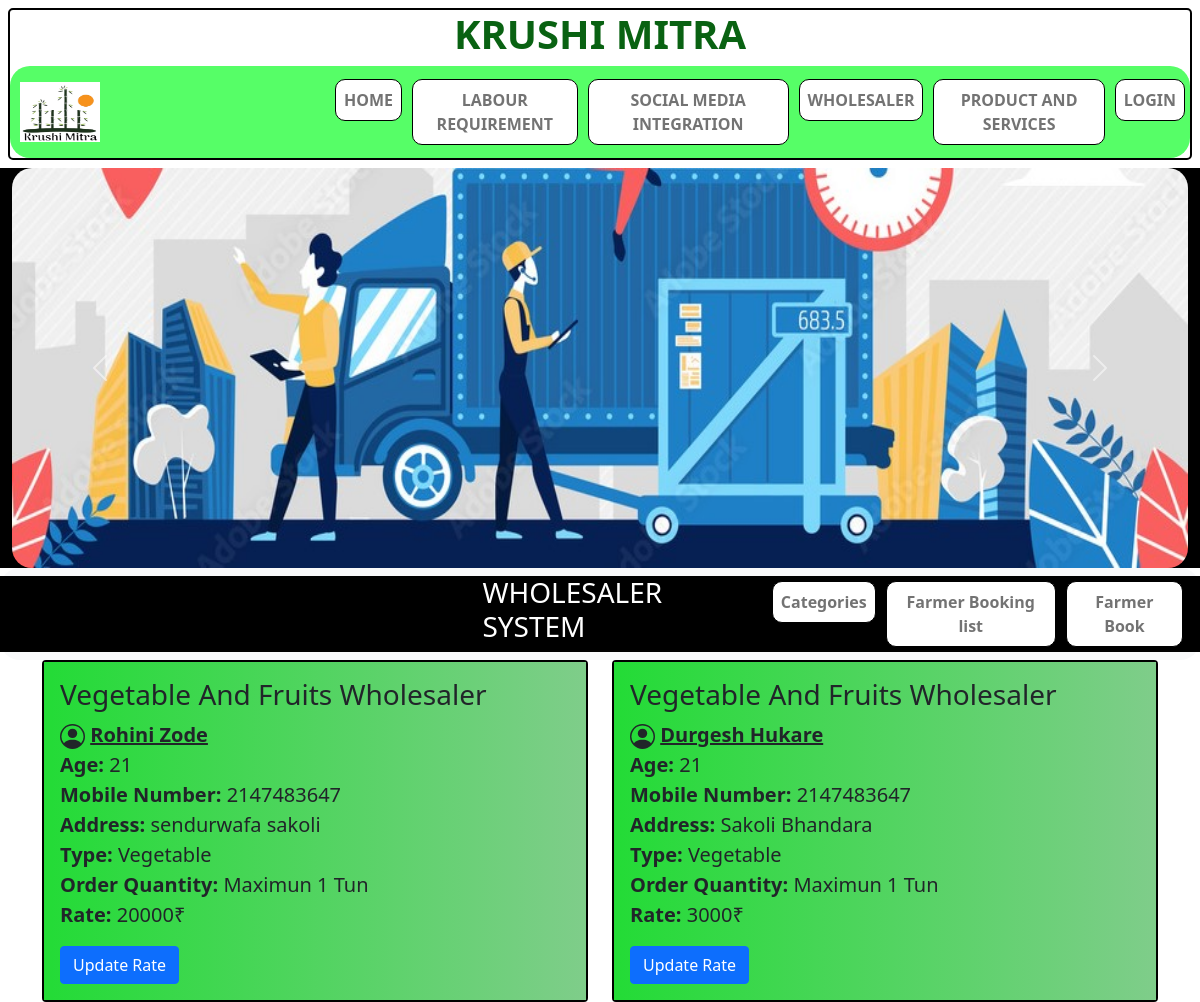
The app's page /vegetable.php with its own data.
### tables this page shows
CREATE TABLE `wholesalerregistration` (
  `id` int(11) NOT NULL,
  `name` varchar(100) NOT NULL,
  `age` int(11) NOT NULL,
  `mobileNumber` int(11) NOT NULL,
  `address` varchar(100) NOT NULL,
  `type` varchar(222) NOT NULL,
  `quantity` varchar(111) NOT NULL,
  `rate` int(11) NOT NULL,
  `username` varchar(100) NOT NULL,
  `password` varchar(100) NOT NULL
);

### vegetable.php (the view, shortened to what this page needs)
<!DOCTYPE html>
<html lang="en">
<head>
    <link rel="stylesheet" href="css/bootstrap.css">
    <link rel="stylesheet" href="css/vegetable.css">
</head>
<body>
    <div class="container-fluid-lg m-2">
        <h1 class="heading">KRUSHI MITRA</h1>
        <div class="row">
            <div class="col">
                <nav class="navbar navbar-expand-lg navbar-light">
                    <a href="" class="navabr-brand ">
                        <img src="images/logo.png" class="d-inline-block align-top img" alt="Logo not found">
                    </a>
                    <div class="collapse navbar-collapse" id="mynavbar">
                        <ul class="navbar-nav">
                            <li class="nav-item">
                                <a class="nav-link" href="index.php">HOME</a>
                            </li>
                            <li class="nav-item">
                                <a class="nav-link" href="Labour_Feature.php">LABOUR REQUIREMENT</a>
                            </li>
                            <li class="nav-item">
                                <a class="nav-link" href="social_media.php">SOCIAL MEDIA INTEGRATION</a>
                            </li>
                            <li class="nav-item">
                                <a class="nav-link" href="wholesaler.php">WHOLESALER</a>
                            </li>
                            <li class="nav-item">
                                <a class="nav-link" href="product.php">PRODUCT AND SERVICES</a>
                            </li>
                            <li class="nav-item">
                                <a class="nav-link" href="login.php">LOGIN</a>
                            </li>
                        </ul>
                    </div>
                </nav>
            </div>
        </div>
    </div>
    <div class="container-fluid">
        <div class="row py3">
            <div class="col">
                <div class="carousel slide" id="myCarousel" data-ride="carousel">
                    <div class="carousel-inner">
                        <div class="carousel-item active " data-interval="2000">
                            <img src="images/wholeimages/wholesaler2.jpg" alt="slide" class="d-block">
                        </div>
                    </div>
                    <a href="#myCarousel" class="carousel-control-prev" data-slide="prev">
                        <span class="carousel-control-prev-icon"></span>
                    </a>
                    <a href="#myCarousel" class="carousel-control-next" data-slide="next">
                        <span class="carousel-control-next-icon"></span>
                    </a>
                </div>
            </div>
        </div>
    </div>
    <nav class="navbar navbar-expand-lg navbar-light bg-light">
        <div class="container-fluid">
            <h3 class="wholeHed">WHOLESALER SYSTEM</h3>
            <div class="collapse navbar-collapse" id="wholesalernav">
                <ul class="navbar-nav ms-auto mb-2 mb-lg-0">
                    <li class="nav-item">
                        <a class="nav-link" aria-current="page" href="wholesaler.php">Categories</a>
                    </li>
                    <li class="nav-item">
                        <a class="nav-link" href="w_vegetable.php">Farmer Booking list</a>
                    </li>
                    <li class="nav-item">
                        <a class="nav-link" href="loginsecure.php">Farmer Book</a>
                    </li>
                </ul>
            </div>
        </div>
    </nav>
    <?php
    include "database/dbconnect.php";
    $sql2 = "SELECT name, age, mobileNumber, address, type, quantity, rate FROM wholesalerregistration WHERE type = 'Vegetable'";
    $result2 = mysqli_query($con, $sql2);
    ?>
    <div class="container">
        <div class="row">
            <?php
            while ($row = mysqli_fetch_assoc($result2)) {
            ?>
                <div class="col-md-6">
                    <div class="card">
                        <div class="card-body">
                            <h3>Vegetable And Fruits Wholesaler</h5>
                                <p class="card-text" style="font-size: 20px;">
                                    <b> <u> <?php echo $row['name']; ?> </u></b> <br>
                                    <b>Age:</b> <?php echo $row['age']; ?><br>
                                    <b>Mobile Number:</b> <?php echo $row['mobileNumber']; ?><br>
                                    <b>Address:</b> <?php echo $row['address']; ?><br>
                                    <b>Type:</b> <?php echo $row['type']; ?><br>
                                    <b>Order Quantity:</b> <?php echo $row['quantity']; ?><br>
                                    <b>Rate:</b> <?php echo $row['rate']; ?>₹<br>
                                </p>
                                <a href="#" class="btn btn-primary">Update Rate</a>
                        </div>
                    </div>
                </div>
            <?php
            }
            ?>
        </div>
    </div>
</body>

### css/vegetable.css (style rules this page uses)
.heading { text-align: center; font-weight: bold; color: #096212; }
.container-fluid-lg { border: 2px solid black; border-radius: 5px; }
.navbar { background-color: #56fe67; border-radius: 20px; }
.nav-link { background-color: white; border-radius: 10px; margin: 5px; font-weight: bold; text-align: center; border: 1px solid black; }
.img { background-color: white; width: 80px; height: 60px; margin-left: 10px; margin-right: 230px; }
.d-block { width: 100%; height: 400px; border-radius: 20px; }
.container-fluid { background-color: #000000; }
.wholeHed { padding-left:40%; color: white; }
.card { width:100%; border: 2px solid black; background: linear-gradient(to right, black, #8c8686) }
.card-body { background: linear-gradient(to left, #7fcd8a , #23dc36fe); }
.bi { font-weight: bold; text-decoration: underline; }

### records on screen
wholesalerregistration: name "Rohini Zode", age "21", mobileNumber "2147483647", address "sendurwafa sakoli", type "Vegetable", quantity "Maximun 1 Tun", rate "20000"
wholesalerregistration: name "Durgesh Hukare", age "21", mobileNumber "2147483647", address "Sakoli Bhandara", type "Vegetable", quantity "Maximun 1 Tun", rate "3000"
